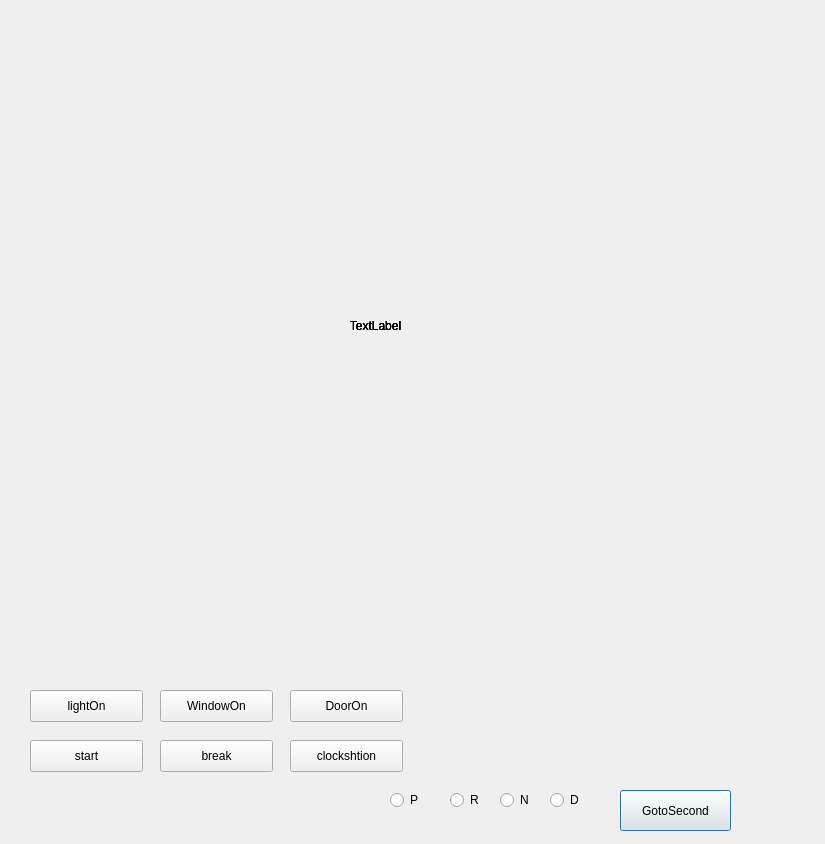
<?xml version="1.0" encoding="UTF-8"?>
<ui version="4.0">
 <class>Dialog</class>
 <widget class="QDialog" name="Dialog">
  <property name="geometry">
   <rect>
    <x>0</x>
    <y>0</y>
    <width>825</width>
    <height>844</height>
   </rect>
  </property>
  <property name="windowTitle">
   <string>Dialog</string>
  </property>
  <widget class="QPushButton" name="pushButton">
   <property name="geometry">
    <rect>
     <x>620</x>
     <y>790</y>
     <width>111</width>
     <height>41</height>
    </rect>
   </property>
   <property name="text">
    <string>GotoSecond</string>
   </property>
  </widget>
  <widget class="QLabel" name="insideCar">
   <property name="geometry">
    <rect>
     <x>20</x>
     <y>50</y>
     <width>711</width>
     <height>551</height>
    </rect>
   </property>
   <property name="text">
    <string>TextLabel</string>
   </property>
   <property name="alignment">
    <set>Qt::AlignCenter</set>
   </property>
  </widget>
  <widget class="QPushButton" name="lightButton">
   <property name="geometry">
    <rect>
     <x>30</x>
     <y>690</y>
     <width>113</width>
     <height>32</height>
    </rect>
   </property>
   <property name="text">
    <string>lightOn</string>
   </property>
  </widget>
  <widget class="QRadioButton" name="radioButton">
   <property name="geometry">
    <rect>
     <x>450</x>
     <y>790</y>
     <width>41</width>
     <height>20</height>
    </rect>
   </property>
   <property name="text">
    <string>R</string>
   </property>
  </widget>
  <widget class="QRadioButton" name="radioButton_2">
   <property name="geometry">
    <rect>
     <x>390</x>
     <y>790</y>
     <width>41</width>
     <height>20</height>
    </rect>
   </property>
   <property name="text">
    <string>P</string>
   </property>
  </widget>
  <widget class="QRadioButton" name="radioButton_3">
   <property name="geometry">
    <rect>
     <x>500</x>
     <y>790</y>
     <width>41</width>
     <height>20</height>
    </rect>
   </property>
   <property name="text">
    <string>N</string>
   </property>
  </widget>
  <widget class="QRadioButton" name="radioButton_4">
   <property name="geometry">
    <rect>
     <x>550</x>
     <y>790</y>
     <width>41</width>
     <height>20</height>
    </rect>
   </property>
   <property name="text">
    <string>D</string>
   </property>
  </widget>
  <widget class="QPushButton" name="WindowButton">
   <property name="geometry">
    <rect>
     <x>160</x>
     <y>690</y>
     <width>113</width>
     <height>32</height>
    </rect>
   </property>
   <property name="text">
    <string>WindowOn</string>
   </property>
  </widget>
  <widget class="QPushButton" name="DoorButton">
   <property name="geometry">
    <rect>
     <x>290</x>
     <y>690</y>
     <width>113</width>
     <height>32</height>
    </rect>
   </property>
   <property name="text">
    <string>DoorOn</string>
   </property>
  </widget>
  <widget class="QPushButton" name="breakButton">
   <property name="geometry">
    <rect>
     <x>160</x>
     <y>740</y>
     <width>113</width>
     <height>32</height>
    </rect>
   </property>
   <property name="text">
    <string>break</string>
   </property>
  </widget>
  <widget class="QPushButton" name="startButton">
   <property name="geometry">
    <rect>
     <x>30</x>
     <y>740</y>
     <width>113</width>
     <height>32</height>
    </rect>
   </property>
   <property name="text">
    <string>start</string>
   </property>
  </widget>
  <widget class="QPushButton" name="clockshtion">
   <property name="geometry">
    <rect>
     <x>290</x>
     <y>740</y>
     <width>113</width>
     <height>32</height>
    </rect>
   </property>
   <property name="text">
    <string>clockshtion</string>
   </property>
  </widget>
  <widget class="QLabel" name="insideCar_2">
   <property name="geometry">
    <rect>
     <x>20</x>
     <y>50</y>
     <width>711</width>
     <height>551</height>
    </rect>
   </property>
   <property name="text">
    <string>TextLabel</string>
   </property>
   <property name="alignment">
    <set>Qt::AlignCenter</set>
   </property>
  </widget>
  <widget class="QLabel" name="insideCar_4">
   <property name="geometry">
    <rect>
     <x>20</x>
     <y>50</y>
     <width>711</width>
     <height>551</height>
    </rect>
   </property>
   <property name="text">
    <string>TextLabel</string>
   </property>
   <property name="alignment">
    <set>Qt::AlignCenter</set>
   </property>
  </widget>
  <widget class="QLabel" name="insideCar_5">
   <property name="geometry">
    <rect>
     <x>20</x>
     <y>50</y>
     <width>711</width>
     <height>551</height>
    </rect>
   </property>
   <property name="text">
    <string>TextLabel</string>
   </property>
   <property name="alignment">
    <set>Qt::AlignCenter</set>
   </property>
  </widget>
 </widget>
 <resources/>
 <connections/>
</ui>
